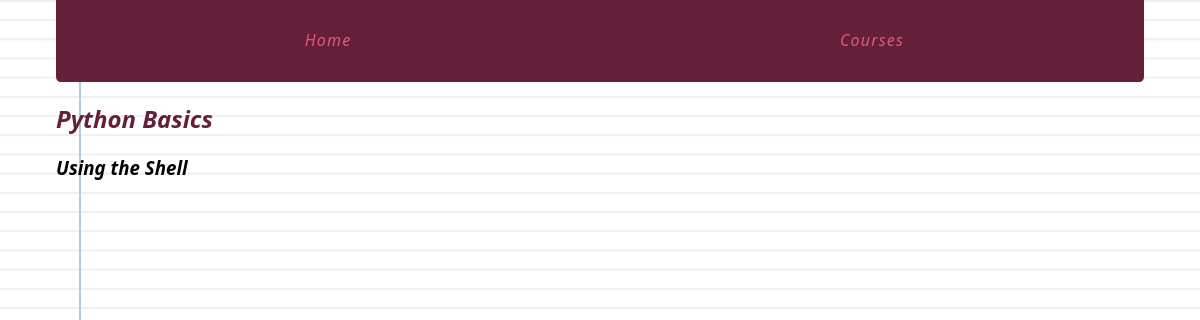
Before: /courses/1/2/ with the older database file.
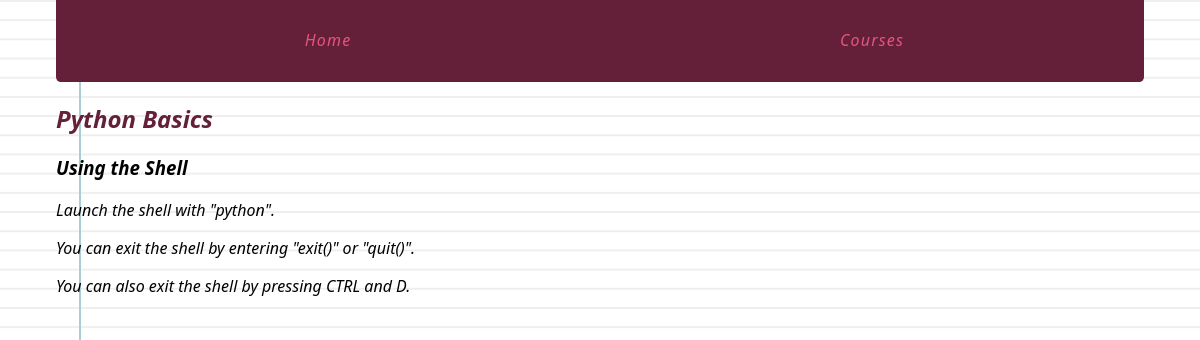
After: the same page with the newer database file.
### courses/models.py (models this page shows, shortened)
class Step(models.Model):
    title = models.CharField(max_length=255)
    description = models.TextField()
    content = models.TextField(blank=True, default='')
    order = models.IntegerField(default=0)
    course = models.ForeignKey(Course)
    class Meta:
        ordering = ['order',]

class Course(models.Model):
    created_at = models.DateTimeField(auto_now_add=True)
    title = models.CharField(max_length=255)
    description = models.TextField()

### courses/views.py (the view)
# urls.py: url(r'(?P<course_pk>\d+)/(?P<step_pk>\d+)/$', views.step_detail, name='step'),
def step_detail(request, course_pk, step_pk):
    step = get_object_or_404(Step, course_id=course_pk, pk=step_pk)
    return render(request, 'courses/step_detail.html', {'step': step})

### courses/templates/courses/step_detail.html (shortened to what this page needs)
{% extends "layout.html" %}
{% block content %}
<article>
    <h2><a href="{% url 'courses:detail' pk=step.course.pk %}">{{ step.course.title }}</a></h2>
    <h3>{{ step.title }}</h3>
    {{ step.content|linebreaks }}
</article>
{% endblock %}

Changed rows visible on the page:
changed Step "Using the Shell": content (not shown) → "Launch the shell with \"python\". You can exit the shell by entering \"exit()\" or \"quit()\". You can also exit the shell by pressing CTRL and D."
